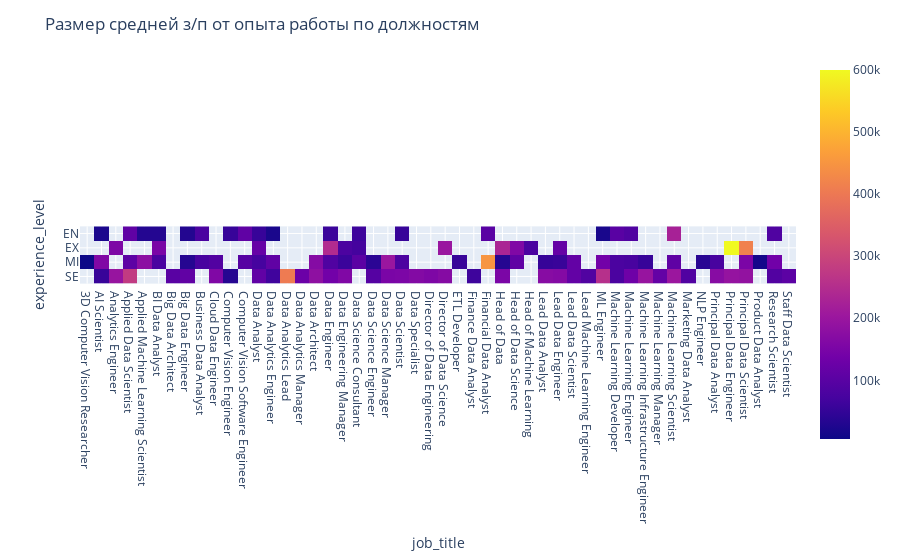
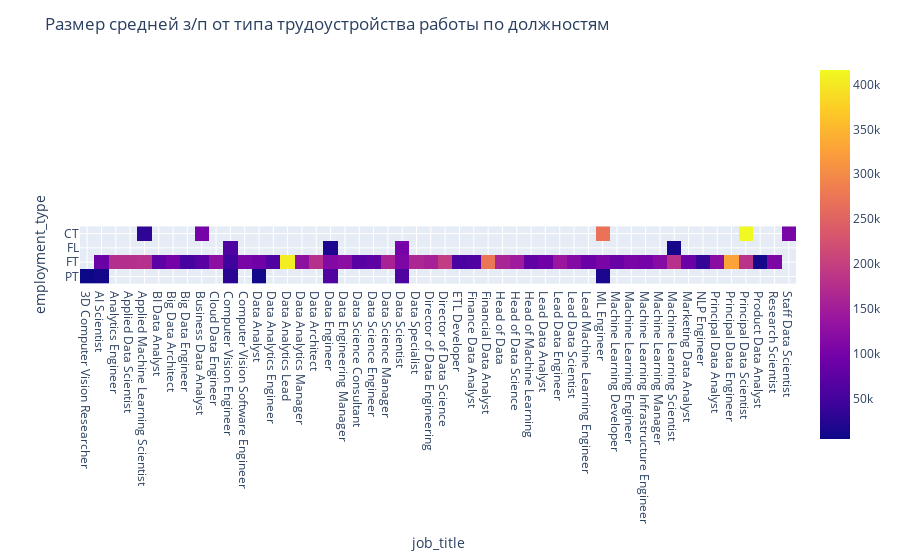
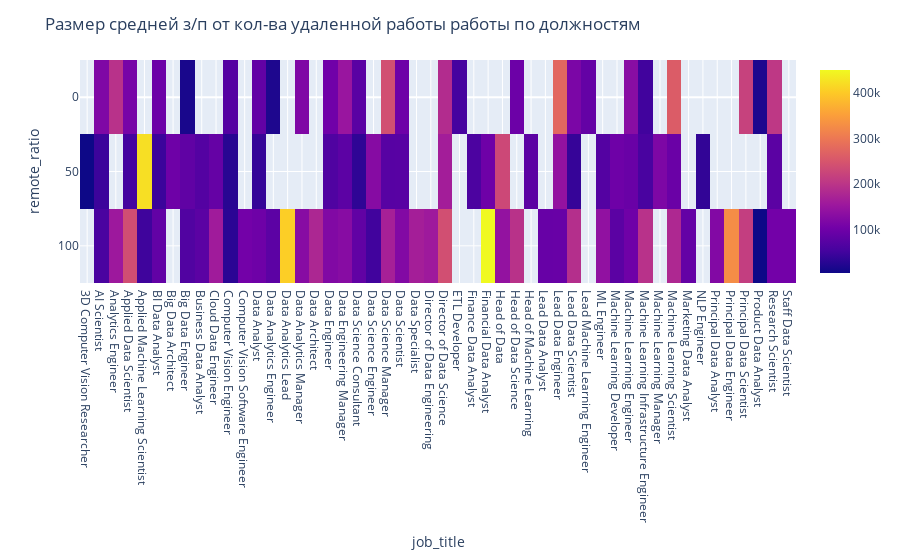
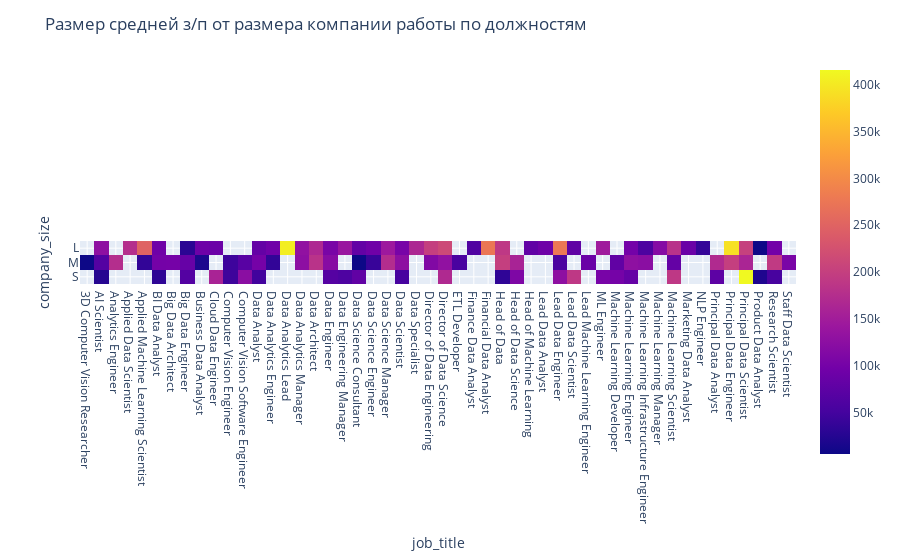

Source (notebook cell) for these figures, in order:
### Markdown cell above
Из этих графиков видно, что чем выше опыт работников, тем выше заработная плата.  
Вакансии по контракту предлагают самую высокую оплату, примерно на 40% меньше получают сотрудники, работающие полный день.  
В больших и средних компаниях з/п практически не отличается, а вот в маленьких на процентов тридцать меньше.  
В зависимости от количества выполняемой работы удаленно трудно определить зависимость.

### Code cell
# строим тепловые карты для распределений по вторым 4-м таблицам из предыдущего блока
fig = px.imshow(pivot_exp)
fig.update_layout(
    title_text = 'Размер средней з/п от опыта работы по должностям'
)
plotly.io.write_html(fig, 'graphs\\exp_level_salary.html')
fig.show()

fig = px.imshow(pivot_emp)
fig.update_layout(
    title_text = 'Размер средней з/п от типа трудоустройства работы по должностям'
)
plotly.io.write_html(fig, 'graphs\\employment_salary.html')
fig.show()

fig = px.imshow(pivot_rem)
fig.update_layout(
    title_text = 'Размер средней з/п от кол-ва удаленной работы работы по должностям'
)
plotly.io.write_html(fig, 'graphs\\remotion_salary.html')
fig.show()

fig = px.imshow(pivot_size)
fig.update_layout(
    title_text = 'Размер средней з/п от размера компании работы по должностям'
)
plotly.io.write_html(fig, 'graphs\\size_salary.html')
fig.show()

### Figure 1 — Plotly figure (JSON) as saved in the notebook; plotly's stock layout.template omitted (floating-point values rounded to 4 significant figures; data arrays with more than 128 entries replaced by an {"elided": "..."} marker saying what was removed)
{"data": [{"coloraxis": "coloraxis", "hovertemplate": "job_title: %{x}<br>experience_level: %{y}<br>color: %{z}<extra></extra>", "name": "0", "type": "heatmap", "x": ["3D Computer Vision Researcher", "AI Scientist", "Analytics Engineer", "Applied Data Scientist", "Applied Machine Learning Scientist", "BI Data Analyst", "Big Data Architect", "Big Data Engineer", "Business Data Analyst", "Cloud Data Engineer", "Computer Vision Engineer", "Computer Vision Software Engineer", "Data Analyst", "Data Analytics Engineer", "Data Analytics Lead", "Data Analytics Manager", "Data Architect", "Data Engineer", "Data Engineering Manager", "Data Science Consultant", "Data Science Engineer", "Data Science Manager", "Data Scientist", "Data Specialist", "Director of Data Engineering", "Director of Data Science", "ETL Developer", "Finance Data Analyst", "Financial Data Analyst", "Head of Data", "Head of Data Science", "Head of Machine Learning", "Lead Data Analyst", "Lead Data Engineer", "Lead Data Scientist", "Lead Machine Learning Engineer", "ML Engineer", "Machine Learning Developer", "Machine Learning Engineer", "Machine Learning Infrastructure Engineer", "Machine Learning Manager", "Machine Learning Scientist", "Marketing Data Analyst", "NLP Engineer", "Principal Data Analyst", "Principal Data Engineer", "Principal Data Scientist", "Product Data Analyst", "Research Scientist", "Staff Data Scientist"], "xaxis": "x", "y": ["EN", "EX", "MI", "SE"], "yaxis": "y", "z": {"elided": "4x50 float values"}}], "layout": {"coloraxis": {"colorscale": [[0, "#0d0887"], [0.1111, "#46039f"], [0.2222, "#7201a8"], [0.3333, "#9c179e"], [0.4444, "#bd3786"], [0.5556, "#d8576b"], [0.6667, "#ed7953"], [0.7778, "#fb9f3a"], [0.8889, "#fdca26"], [1, "#f0f921"]]}, "margin": {"t": 60}, "title": {"text": "Размер средней з/п от опыта работы по должностям"}, "xaxis": {"anchor": "y", "constrain": "domain", "domain": [0, 1], "scaleanchor": "y", "title": {"text": "job_title"}}, "yaxis": {"anchor": "x", "autorange": "reversed", "constrain": "domain", "domain": [0, 1], "title": {"text": "experience_level"}}}}

### Figure 2 — Plotly figure (JSON) as saved in the notebook; plotly's stock layout.template omitted (floating-point values rounded to 4 significant figures; data arrays with more than 128 entries replaced by an {"elided": "..."} marker saying what was removed)
{"data": [{"coloraxis": "coloraxis", "hovertemplate": "job_title: %{x}<br>employment_type: %{y}<br>color: %{z}<extra></extra>", "name": "0", "type": "heatmap", "x": ["3D Computer Vision Researcher", "AI Scientist", "Analytics Engineer", "Applied Data Scientist", "Applied Machine Learning Scientist", "BI Data Analyst", "Big Data Architect", "Big Data Engineer", "Business Data Analyst", "Cloud Data Engineer", "Computer Vision Engineer", "Computer Vision Software Engineer", "Data Analyst", "Data Analytics Engineer", "Data Analytics Lead", "Data Analytics Manager", "Data Architect", "Data Engineer", "Data Engineering Manager", "Data Science Consultant", "Data Science Engineer", "Data Science Manager", "Data Scientist", "Data Specialist", "Director of Data Engineering", "Director of Data Science", "ETL Developer", "Finance Data Analyst", "Financial Data Analyst", "Head of Data", "Head of Data Science", "Head of Machine Learning", "Lead Data Analyst", "Lead Data Engineer", "Lead Data Scientist", "Lead Machine Learning Engineer", "ML Engineer", "Machine Learning Developer", "Machine Learning Engineer", "Machine Learning Infrastructure Engineer", "Machine Learning Manager", "Machine Learning Scientist", "Marketing Data Analyst", "NLP Engineer", "Principal Data Analyst", "Principal Data Engineer", "Principal Data Scientist", "Product Data Analyst", "Research Scientist", "Staff Data Scientist"], "xaxis": "x", "y": ["CT", "FL", "FT", "PT"], "yaxis": "y", "z": {"elided": "4x50 float values"}}], "layout": {"coloraxis": {"colorscale": [[0, "#0d0887"], [0.1111, "#46039f"], [0.2222, "#7201a8"], [0.3333, "#9c179e"], [0.4444, "#bd3786"], [0.5556, "#d8576b"], [0.6667, "#ed7953"], [0.7778, "#fb9f3a"], [0.8889, "#fdca26"], [1, "#f0f921"]]}, "margin": {"t": 60}, "title": {"text": "Размер средней з/п от типа трудоустройства работы по должностям"}, "xaxis": {"anchor": "y", "constrain": "domain", "domain": [0, 1], "scaleanchor": "y", "title": {"text": "job_title"}}, "yaxis": {"anchor": "x", "autorange": "reversed", "constrain": "domain", "domain": [0, 1], "title": {"text": "employment_type"}}}}

### Figure 3 — Plotly figure (JSON) as saved in the notebook; plotly's stock layout.template omitted (floating-point values rounded to 4 significant figures; data arrays with more than 128 entries replaced by an {"elided": "..."} marker saying what was removed)
{"data": [{"coloraxis": "coloraxis", "hovertemplate": "job_title: %{x}<br>remote_ratio: %{y}<br>color: %{z}<extra></extra>", "name": "0", "type": "heatmap", "x": ["3D Computer Vision Researcher", "AI Scientist", "Analytics Engineer", "Applied Data Scientist", "Applied Machine Learning Scientist", "BI Data Analyst", "Big Data Architect", "Big Data Engineer", "Business Data Analyst", "Cloud Data Engineer", "Computer Vision Engineer", "Computer Vision Software Engineer", "Data Analyst", "Data Analytics Engineer", "Data Analytics Lead", "Data Analytics Manager", "Data Architect", "Data Engineer", "Data Engineering Manager", "Data Science Consultant", "Data Science Engineer", "Data Science Manager", "Data Scientist", "Data Specialist", "Director of Data Engineering", "Director of Data Science", "ETL Developer", "Finance Data Analyst", "Financial Data Analyst", "Head of Data", "Head of Data Science", "Head of Machine Learning", "Lead Data Analyst", "Lead Data Engineer", "Lead Data Scientist", "Lead Machine Learning Engineer", "ML Engineer", "Machine Learning Developer", "Machine Learning Engineer", "Machine Learning Infrastructure Engineer", "Machine Learning Manager", "Machine Learning Scientist", "Marketing Data Analyst", "NLP Engineer", "Principal Data Analyst", "Principal Data Engineer", "Principal Data Scientist", "Product Data Analyst", "Research Scientist", "Staff Data Scientist"], "xaxis": "x", "y": [0, 50, 100], "yaxis": "y", "z": {"elided": "3x50 float values"}}], "layout": {"coloraxis": {"colorscale": [[0, "#0d0887"], [0.1111, "#46039f"], [0.2222, "#7201a8"], [0.3333, "#9c179e"], [0.4444, "#bd3786"], [0.5556, "#d8576b"], [0.6667, "#ed7953"], [0.7778, "#fb9f3a"], [0.8889, "#fdca26"], [1, "#f0f921"]]}, "margin": {"t": 60}, "title": {"text": "Размер средней з/п от кол-ва удаленной работы работы по должностям"}, "xaxis": {"anchor": "y", "constrain": "domain", "domain": [0, 1], "scaleanchor": "y", "title": {"text": "job_title"}}, "yaxis": {"anchor": "x", "autorange": "reversed", "constrain": "domain", "domain": [0, 1], "title": {"text": "remote_ratio"}}}}

### Figure 4 — Plotly figure (JSON) as saved in the notebook; plotly's stock layout.template omitted (floating-point values rounded to 4 significant figures; data arrays with more than 128 entries replaced by an {"elided": "..."} marker saying what was removed)
{"data": [{"coloraxis": "coloraxis", "hovertemplate": "job_title: %{x}<br>company_size: %{y}<br>color: %{z}<extra></extra>", "name": "0", "type": "heatmap", "x": ["3D Computer Vision Researcher", "AI Scientist", "Analytics Engineer", "Applied Data Scientist", "Applied Machine Learning Scientist", "BI Data Analyst", "Big Data Architect", "Big Data Engineer", "Business Data Analyst", "Cloud Data Engineer", "Computer Vision Engineer", "Computer Vision Software Engineer", "Data Analyst", "Data Analytics Engineer", "Data Analytics Lead", "Data Analytics Manager", "Data Architect", "Data Engineer", "Data Engineering Manager", "Data Science Consultant", "Data Science Engineer", "Data Science Manager", "Data Scientist", "Data Specialist", "Director of Data Engineering", "Director of Data Science", "ETL Developer", "Finance Data Analyst", "Financial Data Analyst", "Head of Data", "Head of Data Science", "Head of Machine Learning", "Lead Data Analyst", "Lead Data Engineer", "Lead Data Scientist", "Lead Machine Learning Engineer", "ML Engineer", "Machine Learning Developer", "Machine Learning Engineer", "Machine Learning Infrastructure Engineer", "Machine Learning Manager", "Machine Learning Scientist", "Marketing Data Analyst", "NLP Engineer", "Principal Data Analyst", "Principal Data Engineer", "Principal Data Scientist", "Product Data Analyst", "Research Scientist", "Staff Data Scientist"], "xaxis": "x", "y": ["L", "M", "S"], "yaxis": "y", "z": {"elided": "3x50 float values"}}], "layout": {"coloraxis": {"colorscale": [[0, "#0d0887"], [0.1111, "#46039f"], [0.2222, "#7201a8"], [0.3333, "#9c179e"], [0.4444, "#bd3786"], [0.5556, "#d8576b"], [0.6667, "#ed7953"], [0.7778, "#fb9f3a"], [0.8889, "#fdca26"], [1, "#f0f921"]]}, "margin": {"t": 60}, "title": {"text": "Размер средней з/п от размера компании работы по должностям"}, "xaxis": {"anchor": "y", "constrain": "domain", "domain": [0, 1], "scaleanchor": "y", "title": {"text": "job_title"}}, "yaxis": {"anchor": "x", "autorange": "reversed", "constrain": "domain", "domain": [0, 1], "title": {"text": "company_size"}}}}
